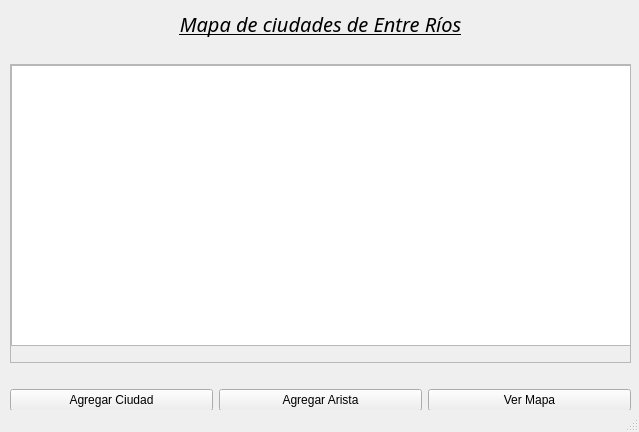
<?xml version="1.0" encoding="UTF-8"?>
<ui version="4.0">
 <class>MainWindow</class>
 <widget class="QMainWindow" name="MainWindow">
  <property name="geometry">
   <rect>
    <x>0</x>
    <y>0</y>
    <width>639</width>
    <height>432</height>
   </rect>
  </property>
  <property name="minimumSize">
   <size>
    <width>639</width>
    <height>432</height>
   </size>
  </property>
  <property name="maximumSize">
   <size>
    <width>639</width>
    <height>432</height>
   </size>
  </property>
  <property name="windowTitle">
   <string>Menu Principal</string>
  </property>
  <widget class="QWidget" name="centralwidget">
   <widget class="QWidget" name="">
    <property name="geometry">
     <rect>
      <x>10</x>
      <y>10</y>
      <width>621</width>
      <height>401</height>
     </rect>
    </property>
    <layout class="QVBoxLayout" name="verticalLayout">
     <item>
      <widget class="QLabel" name="lblTitulo">
       <property name="font">
        <font>
         <family>Perpetua Titling MT</family>
         <pointsize>15</pointsize>
         <italic>true</italic>
         <underline>true</underline>
        </font>
       </property>
       <property name="text">
        <string>Mapa de ciudades de Entre Ríos</string>
       </property>
       <property name="alignment">
        <set>Qt::AlignCenter</set>
       </property>
      </widget>
     </item>
     <item>
      <spacer name="verticalSpacer">
       <property name="orientation">
        <enum>Qt::Vertical</enum>
       </property>
       <property name="sizeType">
        <enum>QSizePolicy::Fixed</enum>
       </property>
       <property name="sizeHint" stdset="0">
        <size>
         <width>20</width>
         <height>20</height>
        </size>
       </property>
      </spacer>
     </item>
     <item>
      <widget class="QScrollArea" name="scrollArea">
       <property name="widgetResizable">
        <bool>true</bool>
       </property>
       <widget class="QWidget" name="scrollAreaWidgetContents">
        <property name="geometry">
         <rect>
          <x>0</x>
          <y>0</y>
          <width>617</width>
          <height>284</height>
         </rect>
        </property>
        <widget class="QListView" name="listView">
         <property name="geometry">
          <rect>
           <x>0</x>
           <y>0</y>
           <width>621</width>
           <height>281</height>
          </rect>
         </property>
        </widget>
       </widget>
      </widget>
     </item>
     <item>
      <spacer name="verticalSpacer_2">
       <property name="orientation">
        <enum>Qt::Vertical</enum>
       </property>
       <property name="sizeType">
        <enum>QSizePolicy::Fixed</enum>
       </property>
       <property name="sizeHint" stdset="0">
        <size>
         <width>20</width>
         <height>20</height>
        </size>
       </property>
      </spacer>
     </item>
     <item>
      <layout class="QHBoxLayout" name="horizontalLayout">
       <item>
        <widget class="QPushButton" name="BAgVert">
         <property name="text">
          <string>Agregar Ciudad</string>
         </property>
        </widget>
       </item>
       <item>
        <widget class="QPushButton" name="BAgArista">
         <property name="text">
          <string>Agregar Arista</string>
         </property>
        </widget>
       </item>
       <item>
        <widget class="QPushButton" name="BVerMapa">
         <property name="text">
          <string>Ver Mapa</string>
         </property>
        </widget>
       </item>
      </layout>
     </item>
    </layout>
   </widget>
  </widget>
  <widget class="QStatusBar" name="statusbar"/>
 </widget>
 <resources/>
 <connections/>
</ui>
